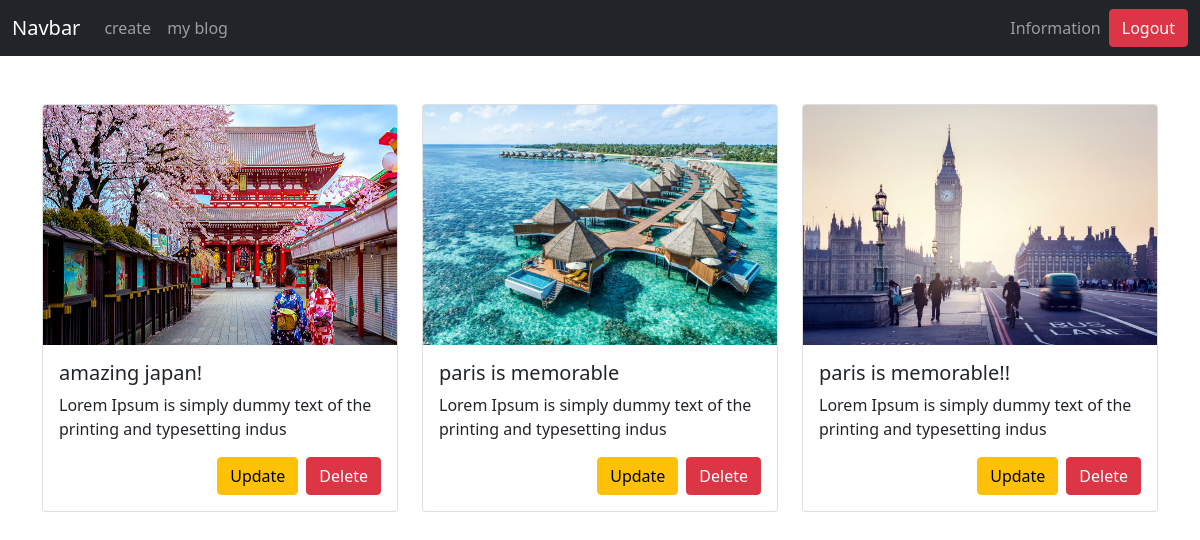
Page /user-blog (signed in) on the committed database.
### models.py (models this page shows, shortened)
class Blog(db.Model):
    id = db.Column(db.Integer, primary_key=True)
    userId = db.Column(db.Integer)
    username = db.Column(db.String(100), nullable=False)
    title = db.Column(db.String(100), nullable=False)
    content = db.Column(db.String(255), nullable=False)
    image = db.Column(db.String(255), nullable=False)
    category = db.Column(db.String(20), nullable=False)
    created_on = db.Column(db.DateTime, server_default=db.func.now())
    updated_on = db.Column(
        db.DateTime, server_default=db.func.now(), server_onupdate=db.func.now())

### app.py (the view)
@ app.route("/user-blog")
@ login_required
def userBlog():
    blogs = Blog.query.filter_by(userId=current_user.id).all()
    return render_template("blog/user_blog.html", blogs=blogs)

### models.py (called while the page is built)
@login_manager.user_loader
def load_user(user_id):
    return User.query.get(user_id)

### templates/blog/user_blog.html (shortened to what this page needs)
{% extends "layout/home_layout.html" %}
{% block content %}
<div class="container">
    <div class="row mt-5">
        {% for blog in blogs %}
        <div class="col-12 col-md-6 col-sm-12 col-lg-4 mb-5">
            <div class="card" style="width: 100%;">
                <img src="{{blog.image}}" class="card-img-top" alt="{{blog.title}}" height="240">
                <div class="card-body">
                    <h5 class="card-title">{{blog.title}}</h5>
                    <p class="card-text">{{blog.content[:70]}}</p>
                    <div class="btn-box">
                        <a href="{{url_for('updateBlog', blogId=blog.id)}}" class="btn btn-warning  mx-2">Update</a>
                        <a href="{{url_for('deleteBlog', blogId=blog.id)}}" class="btn btn-danger">Delete</a>
                    </div>
                </div>
            </div>
        </div>
        {% endfor %}
    </div>
</div>
{% endblock %}

### templates/blog/user_blog.html (style rules this page uses)
.btn-box { float: right; display: flex; }

### rows in the picture
Blog: image (picture), title "amazing japan!", content "Lorem Ipsum is simply dummy text of the printing and typesetting indus"
Blog: image (picture), title "paris is memorable", content "Lorem Ipsum is simply dummy text of the printing and typesetting indus"
Blog: image (picture), title "paris is memorable!!", content "Lorem Ipsum is simply dummy text of the printing and typesetting indus"
